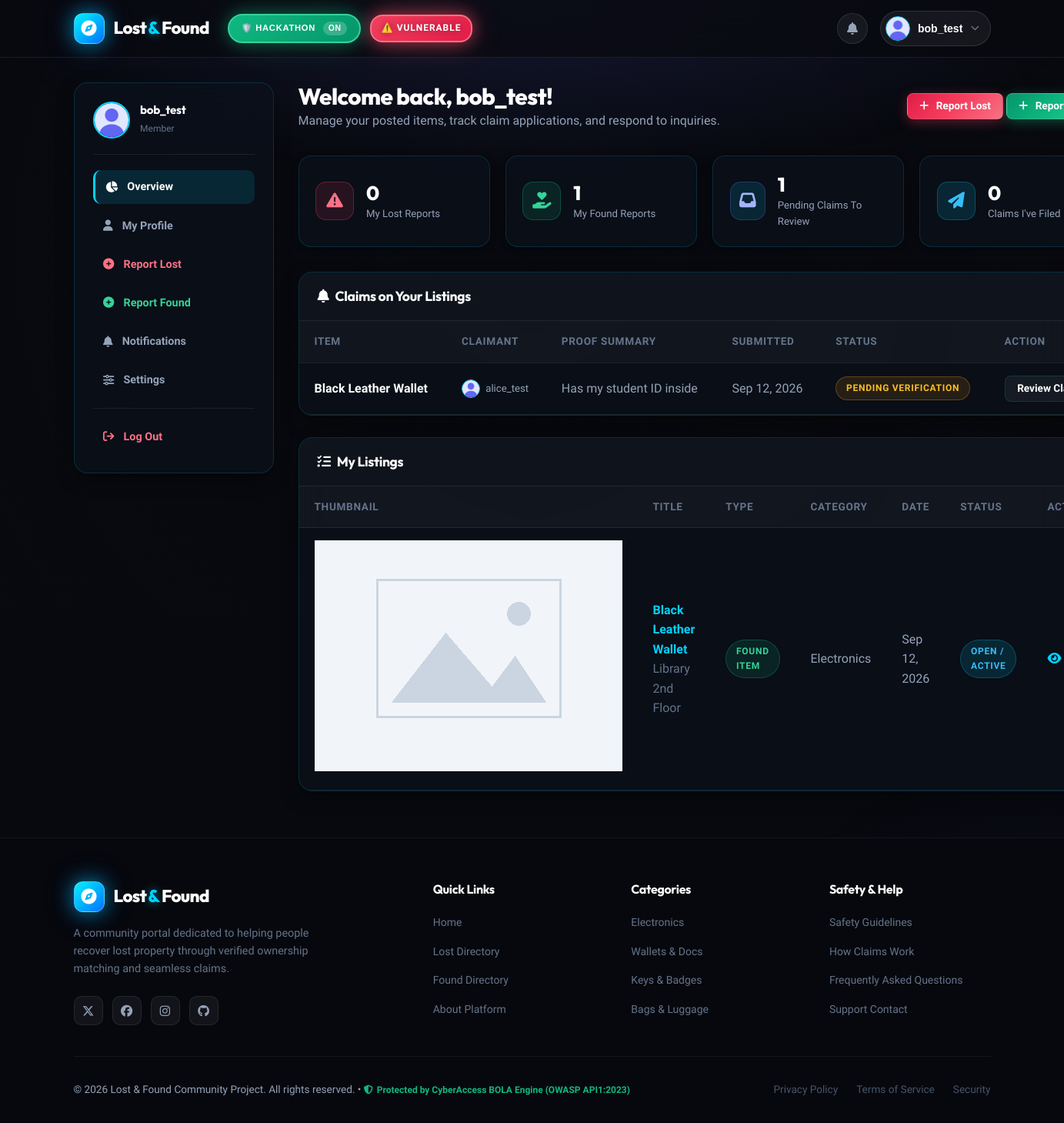
/dashboard/ (signed in), run on the app's committed database.
### claims/models.py (models this page shows, shortened)
class Claim(models.Model):
    STATUS_CHOICES = (
        ('PENDING', 'Pending Verification'),
        ('APPROVED', 'Claim Approved'),
        ('REJECTED', 'Claim Rejected'),
    )
    item = models.ForeignKey(Item, on_delete=models.CASCADE, related_name='claims')
    claimant = models.ForeignKey(User, on_delete=models.CASCADE, related_name='claims')
    proof_details = models.TextField(
        help_text="Provide specific proof of ownership (e.g. unique identifiers, lock screen passcode, receipt, exact contents)."
    )
    proof_image = models.ImageField(upload_to='claims_proof/', blank=True, null=True)
    contact_info = models.CharField(max_length=200, help_text="Phone number or preferred contact method")
    status = models.CharField(max_length=20, choices=STATUS_CHOICES, default='PENDING')
    review_notes = models.TextField(blank=True, null=True, help_text="Notes from the finder/owner when reviewing this claim")
    created_at = models.DateTimeField(auto_now_add=True)
    reviewed_at = models.DateTimeField(blank=True, null=True)
    class Meta:
        ordering = ['-created_at']
        unique_together = ('item', 'claimant')

### items/models.py (models this page shows, shortened)
class Item(models.Model):
    ITEM_TYPE_CHOICES = (
        ('LOST', 'Lost Item'),
        ('FOUND', 'Found Item'),
    )
    STATUS_CHOICES = (
        ('OPEN', 'Open / Active'),
        ('CLAIM_PENDING', 'Claim Pending'),
        ('RESOLVED', 'Resolved / Returned'),
        ('CLOSED', 'Closed'),
    )
    user = models.ForeignKey(User, on_delete=models.CASCADE, related_name='items')
    category = models.ForeignKey(Category, on_delete=models.SET_NULL, null=True, related_name='items')
    title = models.CharField(max_length=200)
    description = models.TextField()
    item_type = models.CharField(max_length=10, choices=ITEM_TYPE_CHOICES, default='LOST')
    status = models.CharField(max_length=20, choices=STATUS_CHOICES, default='OPEN')
    location = models.CharField(max_length=200, help_text="Specific place/address where item was lost or found")
    date_lost_or_found = models.DateField(help_text="Date when the item was lost or found")
    contact_phone = models.CharField(max_length=20, blank=True, null=True)
    contact_email = models.EmailField(blank=True, null=True)
    image = models.ImageField(upload_to=item_directory_path, blank=True, null=True)
    reward = models.CharField(max_length=100, blank=True, null=True, help_text="Optional reward amount or note")
    created_at = models.DateTimeField(auto_now_add=True)
    updated_at = models.DateTimeField(auto_now=True)
    class Meta:
        ordering = ['-created_at']
    @property
    def image_url(self):
        if self.image and hasattr(self.image, 'url'):
            return self.image.url
        return '/static/images/no_image.png'

class Category(models.Model):
    name = models.CharField(max_length=100, unique=True)
    slug = models.SlugField(max_length=100, unique=True, blank=True)
    icon = models.CharField(max_length=50, default='fa-box', help_text="FontAwesome icon class, e.g. fa-laptop, fa-wallet")
    description = models.TextField(blank=True)
    class Meta:
        verbose_name_plural = 'Categories'
        ordering = ['name']

### items/views.py (the view)
# urls.py: path('dashboard/', views.dashboard_view, name='dashboard'),
@login_required
def dashboard_view(request):
    user_items = Item.objects.filter(user=request.user)
    user_lost = user_items.filter(item_type='LOST')
    user_found = user_items.filter(item_type='FOUND')
    received_claims = Claim.objects.filter(item__user=request.user).order_by('-created_at')
    my_claims = Claim.objects.filter(claimant=request.user).order_by('-created_at')
    context = {
        'user_items': user_items,
        'user_lost_count': user_lost.count(),
        'user_found_count': user_found.count(),
        'received_claims': received_claims,
        'my_claims': my_claims,
        'pending_claims_count': received_claims.filter(status='PENDING').count(),
    }
    return render(request, 'items/dashboard.html', context)

### items/templates/items/dashboard.html (shortened to what this page needs)
{% extends 'base.html' %}
{% load static %}
{% block extra_css %}
<link rel="stylesheet" href="{% static 'items/css/items.css' %}">
{% endblock %}
{% block content %}
<div class="dashboard-layout">
    {% include 'sidebar.html' %}
    <main class="dashboard-main-content">
        <div class="dashboard-header-bar">
            <div>
                <h2>Welcome back, {{ request.user.first_name|default:request.user.username }}!</h2>
                <p>Manage your posted items, track claim applications, and respond to inquiries.</p>
            </div>
            <div class="dashboard-quick-actions">
                <a href="{% url 'items:add_lost_item' %}" class="btn btn-danger btn-sm">
                    <i class="fa-solid fa-plus"></i> Report Lost
                </a>
                <a href="{% url 'items:add_found_item' %}" class="btn btn-success btn-sm">
                    <i class="fa-solid fa-plus"></i> Report Found
                </a>
            </div>
        </div>
        <div class="dashboard-metrics-grid">
            <div class="metric-card">
                <div class="metric-icon red"><i class="fa-solid fa-triangle-exclamation"></i></div>
                <div class="metric-details">
                    <h4>{{ user_lost_count }}</h4>
                    <p>My Lost Reports</p>
                </div>
            </div>
            <div class="metric-card">
                <div class="metric-icon green"><i class="fa-solid fa-hand-holding-heart"></i></div>
                <div class="metric-details">
                    <h4>{{ user_found_count }}</h4>
                    <p>My Found Reports</p>
                </div>
            </div>
            <div class="metric-card">
                <div class="metric-icon purple"><i class="fa-solid fa-inbox"></i></div>
                <div class="metric-details">
                    <h4>{{ pending_claims_count }}</h4>
                    <p>Pending Claims To Review</p>
                </div>
            </div>
            <div class="metric-card">
                <div class="metric-icon blue"><i class="fa-solid fa-paper-plane"></i></div>
                <div class="metric-details">
                    <h4>{{ my_claims.count }}</h4>
                    <p>Claims I've Filed</p>
                </div>
            </div>
        </div>
        <div class="dashboard-card mb-4">
            <div class="dashboard-card-header">
                <h3><i class="fa-solid fa-bell"></i> Claims on Your Listings</h3>
            </div>
            <div class="dashboard-card-body">
                {% if received_claims %}
                    <div class="table-responsive">
                        <table class="custom-table">
                            <thead>
                                <tr>
                                    <th>Item</th>
                                    <th>Claimant</th>
                                    <th>Proof Summary</th>
                                    <th>Submitted</th>
                                    <th>Status</th>
                                    <th>Action</th>
                                </tr>
                            </thead>
                            <tbody>
                                {% for claim in received_claims %}
                                    <tr>
                                        <td><strong>{{ claim.item.title }}</strong></td>
                                        <td>
                                            <div class="user-chip">
                                                <img src="{{ claim.claimant.profile.avatar_url }}" class="user-chip-avatar" alt="">
                                                <span>{{ claim.claimant.username }}</span>
                                            </div>
                                        </td>
                                        <td>{{ claim.proof_details|truncatewords:10 }}</td>
                                        <td>{{ claim.created_at|date:"M d, Y" }}</td>
                                        <td>
                                            <span class="badge badge-claim-{{ claim.status|lower }}">{{ claim.get_status_display }}</span>
                                        </td>
                                        <td>
                                            <a href="{% url 'claims:claim_status' claim.pk %}" class="btn btn-sm btn-outline">Review Claim</a>
                                        </td>
                                    </tr>
                                {% endfor %}
                            </tbody>
                        </table>
                    </div>
                {% else %}
                    <p class="text-muted p-3">No claims received yet on your listings.</p>
                {% endif %}
            </div>
        </div>
        <div class="dashboard-card">
            <div class="dashboard-card-header">
                <h3><i class="fa-solid fa-list-check"></i> My Listings</h3>
            </div>
            <div class="dashboard-card-body">
                {% if user_items %}
                    <div class="table-responsive">
                        <table class="custom-table">
                            <thead>
                                <tr>
                                    <th>Thumbnail</th>
                                    <th>Title</th>
                                    <th>Type</th>
                                    <th>Category</th>
                                    <th>Date</th>
                                    <th>Status</th>
                                    <th>Actions</th>
                                </tr>
                            </thead>
                            <tbody>
                                {% for item in user_items %}
                                    <tr>
                                        <td>
                                            <img src="{{ item.image_url }}" class="table-thumb" alt="{{ item.title }}">
                                        </td>
                                        <td>
                                            <strong><a href="{% url 'items:item_detail' item.pk %}">{{ item.title }}</a></strong>
                                            <div class="small text-muted">{{ item.location }}</div>
                                        </td>
                                        <td>
                                            <span class="badge badge-{{ item.item_type|lower }}">{{ item.get_item_type_display }}</span>
                                        </td>
                                        <td>{{ item.category.name|default:"General" }}</td>
                                        <td>{{ item.date_lost_or_found|date:"M d, Y" }}</td>
                                        <td>
                                            <span class="badge badge-status-{{ item.status|lower }}">{{ item.get_status_display }}</span>
                                        </td>
                                        <td>
                                            <div class="action-buttons-group">
                                                <a href="{% url 'items:item_detail' item.pk %}" class="btn-action view" title="View"><i class="fa-solid fa-eye"></i></a>
                                            </div>
                                        </td>
                                    </tr>
                                {% endfor %}
                            </tbody>
                        </table>
                    </div>
                {% else %}
                    <div class="empty-state-card">
                        <i class="fa-solid fa-folder-plus empty-icon"></i>
                        <p>You haven't posted any items yet.</p>
                    </div>
                {% endif %}
            </div>
        </div>
    </main>
</div>
{% endblock %}

### templates/navbar.html (shortened to what this page needs)
{% load static %}
<header class="app-header">
    <div class="navbar-container">
        <div class="navbar-brand-section">
            <a href="{% url 'items:home' %}" class="brand-logo">
                <div class="logo-icon-wrapper">
                    <i class="fa-solid fa-compass"></i>
                </div>
                <div class="logo-text">
                    <span class="logo-primary">Lost</span><span class="logo-accent">&</span><span class="logo-primary">Found</span>
                </div>
            </a>
            <div class="hackathon-toggle-wrapper">
                <button class="hackathon-toggle-btn" id="hackathonToggleBtn" type="button" title="Toggle BOLA Defense System">
                    <span class="hackathon-label">🛡️ HACKATHON</span>
                    <span class="hackathon-status" id="hackathonStatus">ON</span>
                </button>
                <div class="vulnerability-warning" id="vulnerabilityWarning" hidden>
                    <span class="warning-text">⚠️ VULNERABLE</span>
                </div>
            </div>
        </div>
        <div class="navbar-actions">
            {% if user.is_authenticated %}
                <a href="{% url 'notifications:list' %}" class="nav-icon-btn" title="Notifications">
                    <i class="fa-solid fa-bell"></i>
                </a>
                <div class="user-menu-dropdown" id="userMenuDropdown">
                    <button class="user-avatar-trigger" id="userMenuBtn" type="button">
                        <img src="{{ user.profile.avatar_url }}" alt="{{ user.username }}" class="nav-user-avatar">
                        <span class="nav-user-name">{{ user.first_name|default:user.username }}</span>
                        <i class="fa-solid fa-chevron-down caret-icon"></i>
                    </button>
                </div>
            {% endif %}
        </div>
    </div>
</header>

### templates/sidebar.html (shortened to what this page needs)
{% load static %}
<aside class="dashboard-sidebar">
    <div class="sidebar-user-card">
        <img src="{{ request.user.profile.avatar_url }}" alt="{{ request.user.username }}" class="sidebar-avatar">
        <div class="sidebar-user-info">
            <h4>{{ request.user.get_full_name|default:request.user.username }}</h4>
            <span class="sidebar-user-role">Member</span>
        </div>
    </div>
    <nav class="sidebar-nav">
        <a href="{% url 'items:dashboard' %}" class="sidebar-nav-link {% if request.resolver_match.url_name == 'dashboard' %}active{% endif %}">
            <i class="fa-solid fa-chart-pie"></i>
            <span>Overview</span>
        </a>
        <a href="{% url 'accounts:profile' %}" class="sidebar-nav-link {% if request.resolver_match.url_name == 'profile' %}active{% endif %}">
            <i class="fa-solid fa-user"></i>
            <span>My Profile</span>
        </a>
        <a href="{% url 'items:add_lost_item' %}" class="sidebar-nav-link text-danger">
            <i class="fa-solid fa-plus-circle"></i>
            <span>Report Lost</span>
        </a>
        <a href="{% url 'items:add_found_item' %}" class="sidebar-nav-link text-success">
            <i class="fa-solid fa-plus-circle"></i>
            <span>Report Found</span>
        </a>
        <a href="{% url 'notifications:list' %}" class="sidebar-nav-link {% if request.resolver_match.app_name == 'notifications' %}active{% endif %}">
            <i class="fa-solid fa-bell"></i>
            <span>Notifications</span>
        </a>
        <a href="{% url 'accounts:edit_profile' %}" class="sidebar-nav-link {% if request.resolver_match.url_name == 'edit_profile' %}active{% endif %}">
            <i class="fa-solid fa-sliders"></i>
            <span>Settings</span>
        </a>
        <hr class="sidebar-divider">
        <a href="{% url 'accounts:logout' %}" class="sidebar-nav-link text-danger">
            <i class="fa-solid fa-arrow-right-from-bracket"></i>
            <span>Log Out</span>
        </a>
    </nav>
</aside>

### data on the page
Claim: item "Black Leather Wallet", claimant.username "alice_test", proof_details "Has my student ID inside", created_at "Sep 12, 2026", status "PENDING VERIFICATION"
Item: title "Black Leather Wallet", location "Library 2nd Floor", item_type "FOUND ITEM", category.name "Electronics", date_lost_or_found "Sep 12, 2026", status "OPEN / ACTIVE"

### other printed values
{{ user.first_name|default:user.username }} "bob_test"
{{ request.user.get_full_name|default:request.user.username }} "bob_test"
{{ request.user.first_name|default:request.user.username }} "bob_test"
{{ user_lost_count }} "0"
{{ user_found_count }} "1"
{{ pending_claims_count }} "1"
{{ my_claims.count }} "0"
